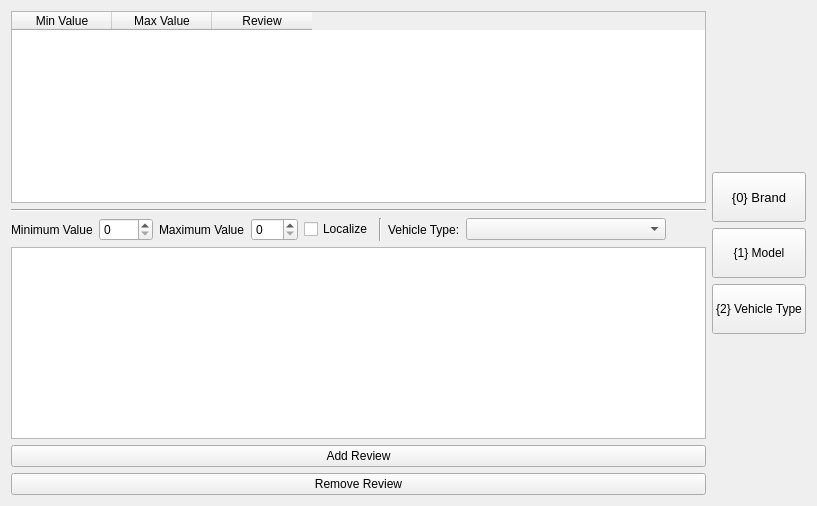
     <widget class="QWidget" name="tab_9">
      <attribute name="title">
       <string>Overall</string>
      </attribute>
      <layout class="QGridLayout" name="gridLayout_12">
       <item row="0" column="0">
        <widget class="QTableWidget" name="table_overall">
         <column>
          <property name="text">
           <string>Min Value</string>
          </property>
         </column>
         <column>
          <property name="text">
           <string>Max Value</string>
          </property>
         </column>
         <column>
          <property name="text">
           <string>Review</string>
          </property>
         </column>
        </widget>
       </item>
       <item row="0" column="1" rowspan="6">
        <layout class="QVBoxLayout" name="verticalLayout_13">
         <item>
          <spacer name="verticalSpacer_21">
           <property name="orientation">
            <enum>Qt::Vertical</enum>
           </property>
           <property name="sizeHint" stdset="0">
            <size>
             <width>20</width>
             <height>40</height>
            </size>
           </property>
          </spacer>
         </item>
         <item>
          <widget class="QPushButton" name="button_overall_0Brand">
           <property name="minimumSize">
            <size>
             <width>0</width>
             <height>50</height>
            </size>
           </property>
           <property name="font">
            <font>
             <pointsize>10</pointsize>
            </font>
           </property>
           <property name="autoFillBackground">
            <bool>false</bool>
           </property>
           <property name="text">
            <string>{0} Brand</string>
           </property>
          </widget>
         </item>
         <item>
          <widget class="QPushButton" name="button_overall_1Model">
           <property name="minimumSize">
            <size>
             <width>0</width>
             <height>50</height>
            </size>
           </property>
           <property name="text">
            <string>{1} Model</string>
           </property>
          </widget>
         </item>
         <item>
          <widget class="QPushButton" name="button_overall_2Type">
           <property name="minimumSize">
            <size>
             <width>0</width>
             <height>50</height>
            </size>
           </property>
           <property name="text">
            <string>{2} Vehicle Type</string>
           </property>
          </widget>
         </item>
         <item>
          <spacer name="verticalSpacer_22">
           <property name="orientation">
            <enum>Qt::Vertical</enum>
           </property>
           <property name="sizeHint" stdset="0">
            <size>
             <width>20</width>
             <height>40</height>
            </size>
           </property>
          </spacer>
         </item>
        </layout>
       </item>
       <item row="1" column="0">
        <widget class="Line" name="line_11">
         <property name="orientation">
          <enum>Qt::Horizontal</enum>
         </property>
        </widget>
       </item>
       <item row="2" column="0">
        <layout class="QHBoxLayout" name="horizontalLayout_12">
         <item>
          <widget class="QLabel" name="label_23">
           <property name="text">
            <string>Minimum Value</string>
           </property>
          </widget>
         </item>
         <item>
          <widget class="QSpinBox" name="spinBox_overall_minval">
           <property name="maximum">
            <number>9999</number>
           </property>
          </widget>
         </item>
         <item>
          <widget class="QLabel" name="label_24">
           <property name="text">
            <string>Maximum Value</string>
           </property>
          </widget>
         </item>
         <item>
          <widget class="QSpinBox" name="spinBox_overall_maxval">
           <property name="maximum">
            <number>999</number>
           </property>
          </widget>
         </item>
         <item>
          <widget class="QCheckBox" name="checkBox_overall_localize">
           <property name="text">
            <string>Localize</string>
           </property>
          </widget>
         </item>
         <item>
          <widget class="Line" name="line_23">
           <property name="orientation">
            <enum>Qt::Vertical</enum>
           </property>
          </widget>
         </item>
         <item>
          <widget class="QLabel" name="label_37">
           <property name="text">
            <string>Vehicle Type:</string>
           </property>
          </widget>
         </item>
         <item>
          <widget class="QComboBox" name="comboBox_VehicleType_overall">
           <property name="sizePolicy">
            <sizepolicy hsizetype="Preferred" vsizetype="Fixed">
             <horstretch>0</horstretch>
             <verstretch>0</verstretch>
            </sizepolicy>
           </property>
           <property name="minimumSize">
            <size>
             <width>200</width>
             <height>0</height>
            </size>
           </property>
          </widget>
         </item>
         <item>
          <spacer name="horizontalSpacer_11">
           <property name="orientation">
            <enum>Qt::Horizontal</enum>
           </property>
           <property name="sizeHint" stdset="0">
            <size>
             <width>40</width>
             <height>20</height>
            </size>
           </property>
          </spacer>
         </item>
        </layout>
       </item>
       <item row="3" column="0">
        <widget class="QPlainTextEdit" name="textbox_overall"/>
       </item>
       <item row="4" column="0">
        <widget class="QPushButton" name="button_overall_add">
         <property name="text">
          <string>Add Review</string>
         </property>
        </widget>
       </item>
       <item row="5" column="0">
        <widget class="QPushButton" name="button_overall_remove">
         <property name="text">
          <string>Remove Review</string>
         </property>
        </widget>
       </item>
      </layout>
     </widget>
